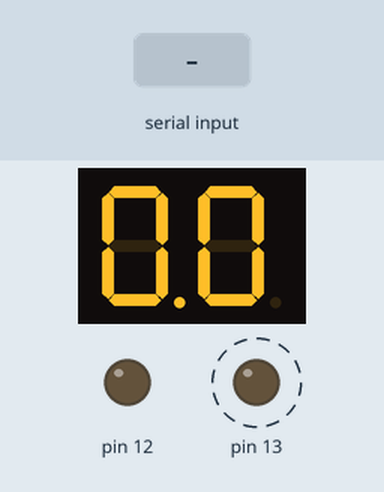
This sketch was run on a simulated Arduino Uno, built with avr-gcc and run on an emulated ATmega328P. On the bench: 2-digit seven-segment display, output pins drawn as LEDs (lit = HIGH). Dashed ring = blinking. Inputs (shaded band) come from the test bench. What the sketch prints to the serial monitor is not drawn.

Above: at 0.7 s.
At 1.2 s:
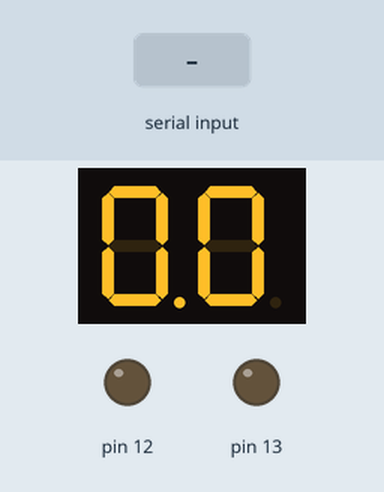
1.3 s: "90,45\n" received over Serial
At 1.45 s:
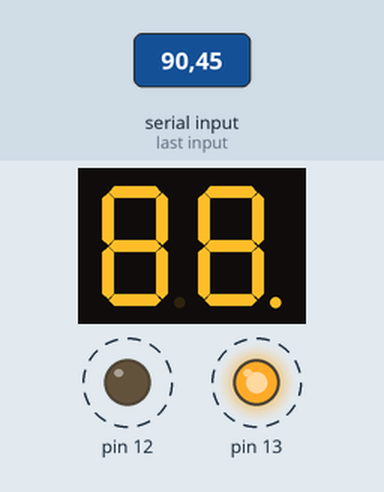
Timing chart, 0 to 9.0 s (numbered marks = the images above; inputs shaded):
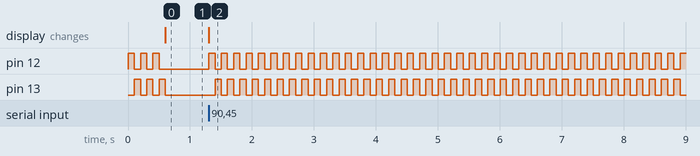

The sketch:

flux_capacitor.ino
```cpp
#include "SevSeg.h"
SevSeg sevseg; //Instantiate a seven segment object

void setup() {
  pinMode(12, OUTPUT);
  pinMode(13, OUTPUT);
  byte numDigits = 2;
  byte digitPins[] = {2, 3};
  byte segmentPins[] = {9, 8, 5, 6, 7, 11, 10, 4};
  bool resistorsOnSegments = false; // 'false' means resistors are per digit, not per segment
  byte hardwareConfig = COMMON_ANODE; // See README.md for options
  sevseg.begin(hardwareConfig, numDigits, digitPins, segmentPins, resistorsOnSegments);

  Serial.begin(19200);
}

const int EFFECT_SWITCH_MS = 100;
const unsigned long EFFECT_DURATION = 600;
const float EFFECT_TRIGGER_VELOCITY = 88.0;
// we want this static variable to keep its value between calls to loop
// (but have it initializes it to zero the first time)
static unsigned long start_effect_time = 0;

// helper routine to hide this math AND allow it to be a signed number
signed long remaining_effect_time(unsigned long now) {
    return (start_effect_time+EFFECT_DURATION) - now;
}

void loop() {
  static float velocity = 0;
  static String inString = "";    // string to hold speed input from serial line
  static bool firstTimeInLoop = true;
  if (firstTimeInLoop) {
    Serial.write("UC");
    firstTimeInLoop = false;
  }

  unsigned long now = millis();

  // can’t use Serial.parseFloat, it would stop the LEDs from updating, thus break it
  // so we only read a byte at a time, only when ready
  if (Serial.available() > 0) {
    int inChar = Serial.read();
    // if it's the end of a line....
    if (inChar != '\n' && inChar != '\r') {
      // As long as the incoming byte is not a newline,
      // convert the incoming byte to a char and add it to the string
      inString += (char)inChar;
    }
    else {
      // if you get a newline with a reading, convert it to a float
      if (inString.length() > 1) {  // toss away blank lines
        velocity = inString.toFloat();
        velocity = fabs(velocity);
        if (velocity < 0.1)
          velocity = 0.0;
      }
      // clear the string for new input:
      inString = "";
    }
  }


  // then use sevseg to display it
  if (velocity >= 10) {
    sevseg.setNumber(velocity, 0);
  } else { // we can show decimals, so lets do that.
    sevseg.setNumber(velocity, 1);
  }
  // if the effect is playing, we'll override this below.

  if (velocity >= EFFECT_TRIGGER_VELOCITY) {
    if (remaining_effect_time(now) <= 0)
      start_effect_time = millis();
  }

  if (remaining_effect_time(now) > 0 ) { // while doing effect
    // keep the velocity at 88 (or whatever)
    sevseg.setNumber(EFFECT_TRIGGER_VELOCITY, 0);
    if ( (remaining_effect_time(now) / EFFECT_SWITCH_MS ) % 2) {  // toggle which LEDS are on
      digitalWrite(12, HIGH);   // turn the LED on (HIGH is the voltage level)
      digitalWrite(13, LOW);   // turn the LED off (LOW is the voltage level)
    } else {
      digitalWrite(12, LOW);   // turn the LED off (LOW is the voltage level)
      digitalWrite(13, HIGH);   // turn the LED on (HIGH is the voltage level)
    }
  } else {
    digitalWrite(12, LOW);   // turn the LED off
    digitalWrite(13, LOW);   // turn the LED off
  }

  sevseg.refreshDisplay();

}
```

Measured:
- after the input at 1.3 s, pin 12: alternates HIGH for 0.10 s and LOW for 0.10 s, starting at once; pin 13: alternates HIGH for 0.10 s and LOW for 0.10 s, starting after 0.10 s; the display: changes at once (image 2)
- by itself, pin 12, pin 13: alternates HIGH for 0.10 s and LOW for 0.10 s, 6 changes in all, then stays LOW
